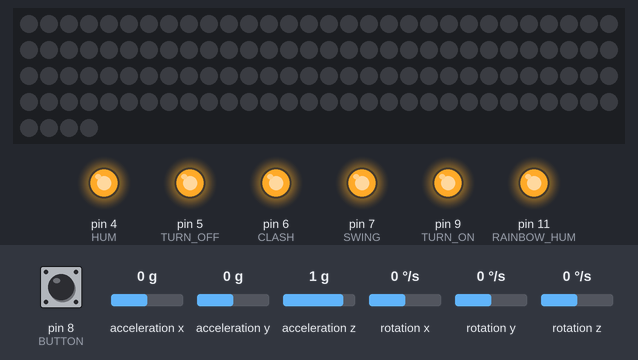
This sketch was run on a simulated Arduino Uno, built with avr-gcc and run on an emulated ATmega328P. Shown: 124 RGB LEDs in strip order, left to right, continuing on the next row, output pins drawn as LEDs (lit = HIGH). The inputs (shaded band) are chosen by the test bench; at power-on: pin 8 (BUTTON) LOW, acceleration x 0 g, acceleration y 0 g, acceleration z 1 g, rotation x 0 °/s, rotation y 0 °/s, rotation z 0 °/s. Dim RGB values are drawn brighter than linear; what the sketch prints to the serial monitor is not drawn.

Above: at 1.2 s.
1.3 s: pin 8 (BUTTON) pulled HIGH for 1 s
At 3.1 s:
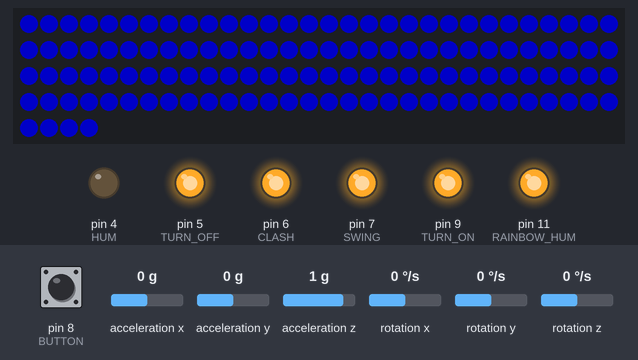
3.8 s: pin 8 (BUTTON) pulled HIGH for 0.15 s
At 5.2 s:
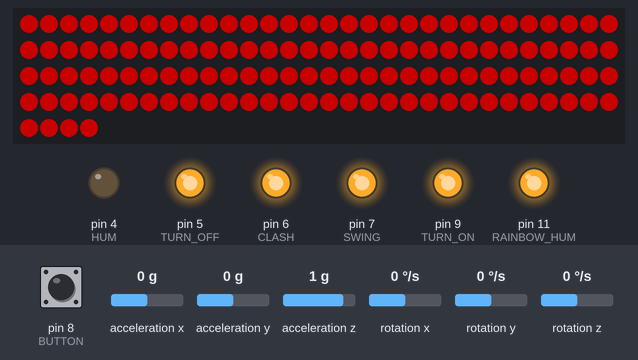
5.7 s: pin 8 (BUTTON) pulled HIGH for 3.2 s
At 6.4 s:
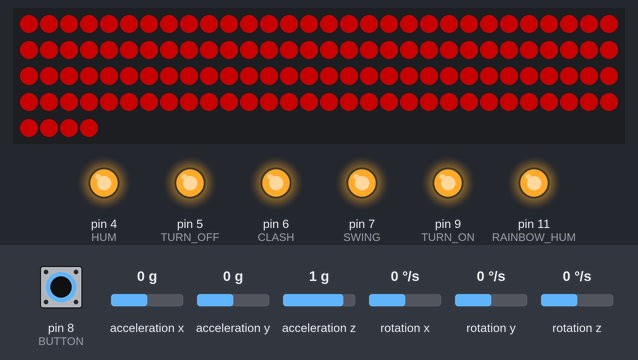
Timing chart, 0 to 8.7 s (numbered marks = the images above; inputs shaded):
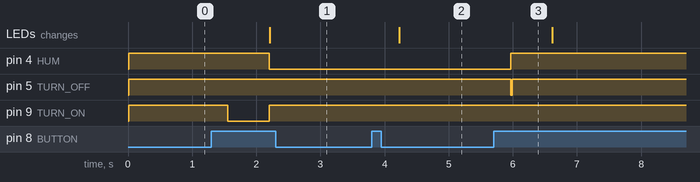

The sketch:

Neopixel_Lightsaber_Final.ino
```cpp
//Ethan Rawlins Custom Neopixel Lightsaber Driver

//sound/accelerometer logic credit goes to Brandon Sidle
//I2C library credit goes to Jeff Rowberg
//@ https://github.com/jrowberg/i2cdevlib

// FastLed is required for use of neopixel led strip.
#include <FastLED.h>
#include <I2Cdev.h>

// Arduino Wire library is required if I2Cdev I2CDEV_ARDUINO_WIRE implementation
// is used in I2Cdev.h
#include "Wire.h"

// I2Cdev and MPU6050 must be installed as libraries, or else the .cpp/.h files
// for both classes must be in the include path of your project
#include "I2Cdev.h"
#include "MPU6050.h"

#define NUM_LEDS 124
#define LED_DATA_PIN 2

CRGB leds[NUM_LEDS];

#define TURN_ON_SPEED 40 // speed (microseconds) for led crawl up the blade when turned on
#define TURN_OFF_SPEED 40 // speed (microseconds) for led crawl down the blade when turned off

// sound triggers
#define TURN_ON 9 // arduino pin wired to turn on sound trigger on sound board
#define HUM 4 // arduino pin wired to hum sound trigger on sound board
#define TURN_OFF 5 // arduino pin wired to turn off sound trigger on sound board
#define CLASH 6 // arduino pin wired to clash sound trigger on sound board
#define SWING 7 // arduino pin wired to swing sound trigger on sound board
#define RAINBOW_HUM 11 // arduino pin wired to rainbow sound trigger on sound board

#define BUTTON  8 // arduino pin wired to push button

int bounceTime = 50; // debounce time for button press
int holdTime = 250; // How long you have to hold button down for long press
int doubleTime = 250; // Time between double presses

MPU6050 accelgyro; // Initializing accelerometer library?
int16_t ax, ay, az; // setting axes for accelerometer
int16_t gx, gy, gz; // setting axes for accelerometer
#define MIN_CLASH 32600 //minimum amount of acceleration to trigger clash
#define MIN_SWING 26000 //minimum amount of acceleration to trigger swing

int lastReading = LOW;
int hold = 0;
int single = 0;

boolean on = false;

long onTime = 0;
long lastSwitchTime = 0;

int bladeFillType = 0;

// Solid colors (bladeFillType = 0)
#define NUM_SOLID_COLORS 8 // Number of solid colors
CRGB blue = CRGB(0, 0, 255); // RGB code for blue
CRGB red = CRGB(255, 0, 0); // RGB code for red
CRGB pink = CRGB(255, 0, 70); // RGB code for pink
CRGB purple = CRGB(200, 0, 200); // RGB code for purple
CRGB green = CRGB(0, 255, 0); // RGB code for green
CRGB cyan = CRGB(0, 255, 255); // RGB code for teal
CRGB orange = CRGB(255, 30, 0); // RGB code for orange
CRGB yellow = CRGB(255, 200, 0); // RGB code for yellow
CRGB solidColors[NUM_SOLID_COLORS] = {blue, red, pink, purple, green, cyan, orange, yellow}; // Array for blade colors
int solidColorIndex = 0; // Index (counter/placeholder) for RGB solid color array

// gradient colors (bladeFillType = 1 or 2)
#define NUM_GRADIENT_PALETTES 2 // Number of gradient palettes
DEFINE_GRADIENT_PALETTE (gradient_1) {
  0, 0, 0, 255, // blue
  255, 200, 0, 200 // purple
};
DEFINE_GRADIENT_PALETTE (gradient_2) {
  0, 0, 0, 0, // black
  128, 255, 0, 0, // red
  200, 255, 255, 0, // yellow
  255, 255, 255, 255 // white
};
DEFINE_GRADIENT_PALETTE (rainbow_gradient) {
  0, 255, 0, 0, // red
  43, 255, 30, 0, // orange
  86, 255, 200, 0, // yellow
  129, 0, 255, 0, // green
  172, 0, 0, 255, // blue
  215, 200, 0, 200, // purple
  255, 255, 0, 0 // red again
};
CRGBPalette16 bluePurplePal = gradient_1;
CRGBPalette16 heatmapPal = gradient_2;
CRGBPalette16 rainbowGradient = rainbow_gradient;
CRGBPalette16 gradientColors[NUM_GRADIENT_PALETTES] = {bluePurplePal, heatmapPal};
int paletteIndex = 0; // Index (counter/placeholder) for RGB palette color
int gradientIndex = 0; // Index for starting gradient color on blade
#define GRADIENT_MOVE_SPEED 10 // speed (milliseconds) for how fast the color gradient moves on the blade when bladeFillType = 2

void setup() {
// join I2C bus (I2Cdev library doesn't do this automatically)
  Wire.begin();

//begin sound driver
  pinMode(TURN_ON, OUTPUT);
  pinMode(HUM, OUTPUT);
  pinMode(TURN_OFF, OUTPUT);
  pinMode(CLASH, OUTPUT);
  pinMode(SWING, OUTPUT);
  pinMode(RAINBOW_HUM, OUTPUT);
  pinMode(BUTTON, INPUT);
// initialize serial communication
  Serial.begin(38400);

// initialize device
  Serial.println("Initializing I2C devices...");
//Begin Accelerometer Code
  accelgyro.initialize();

// verify connection
  Serial.println("Testing device connections...");
  Serial.println(accelgyro.testConnection() ? "MPU6050 connection successful" : "MPU6050 connection failed");

//sound triggers are active LOW, so keep HIGH when not in use
  digitalWrite(TURN_ON, HIGH);
  digitalWrite(HUM, HIGH);
  digitalWrite(TURN_OFF, HIGH);
  digitalWrite(CLASH, HIGH);
  digitalWrite(SWING, HIGH);
  digitalWrite(RAINBOW_HUM, HIGH);

// configure fastLED
  FastLED.addLeds<WS2812B, LED_DATA_PIN, GRB>(leds, NUM_LEDS);
  FastLED.setBrightness(100);
  FastLED.clear();
  FastLED.show();
}

void loop() {
// read raw accel/gyro measurements from device
  accelgyro.getMotion6(&ax, &ay, &az, &gx, &gy, &gz);
// these methods (and a few others) are also available
//accelgyro.getAcceleration(&ax, &ay, &az);
//accelgyro.getRotation(&gx, &gy, &gz);

  int reading = digitalRead(BUTTON);

// Button first pressed
  if (reading == HIGH && lastReading == LOW) {
    onTime = millis();
  }

// Button held
  if (reading == HIGH && lastReading == HIGH) {
    if ((millis() - onTime) > holdTime) { // Button held down
      if(hold != 1) {
        if (on == false) {
          on = true;
          bladeFillType = 0;
          digitalWrite(TURN_ON, LOW); //turn on sound
          delay(25);
          for (int i = 0; i < NUM_LEDS - 1; i++) {
            leds[i] = solidColors[solidColorIndex];
            FastLED.show();
            delayMicroseconds(TURN_ON_SPEED);
          }
          digitalWrite(TURN_ON, HIGH); // turn off turn on sound
          digitalWrite(HUM, LOW); // turn hum sound on
        }
        else {
          on = false;
          digitalWrite(HUM, HIGH); // turn off hum sound
          digitalWrite(RAINBOW_HUM, HIGH);
          digitalWrite(TURN_OFF, LOW); // turn off sound
          delay(25);
          digitalWrite(TURN_OFF, HIGH); // turn off turn off sound
          for (int i = NUM_LEDS - 1; i >= 0; i--) {
            leds[i] = CRGB(0, 0, 0);
            FastLED.show();
            delayMicroseconds(TURN_OFF_SPEED);
          }
        }
      }
      hold = 1;
    }
  }

// Button released
  if (reading == LOW && lastReading == HIGH) {
    if (((millis() - onTime) > bounceTime) && hold != 1) {
      onRelease();
    }
    if (hold == 1) {
      hold = 0;
    }
  }
  lastReading = reading;
// Button single press
  if (single == 1 && (millis() - lastSwitchTime) > doubleTime) {
    if (bladeFillType == 0) {
      if (solidColorIndex < NUM_SOLID_COLORS - 1) {
        solidColorIndex++;
      }
      else {
        solidColorIndex = 0;
      }
    }
    else {
      if (paletteIndex < NUM_GRADIENT_PALETTES - 1) {
        paletteIndex++;
      }
      else {
        paletteIndex = 0;
      }
    }
    single = 0;
  }
  if (on == true) {
    fillBlade(bladeFillType);
    FastLED.show();
    if (bladeFillType == 3) {
      digitalWrite(HUM, HIGH);
      digitalWrite(RAINBOW_HUM, LOW);
    }
    else {
      digitalWrite(RAINBOW_HUM, HIGH);
      digitalWrite(HUM, LOW);
    }
// Drive swing/clash sensor
    if(abs(ax) > MIN_CLASH || abs(ay) > MIN_CLASH ||
    abs(az) > MIN_CLASH){
      digitalWrite(HUM, HIGH);
      digitalWrite(RAINBOW_HUM, HIGH);
      digitalWrite(CLASH, LOW);
      // Add fastLED code here for flash on clash     *******************************************    CLASH LEDS HERE ***********************************
      fill_solid(leds, NUM_LEDS, CRGB(255, 255, 200));
      FastLED.show();

      delay(500);
      digitalWrite(CLASH, HIGH);
      fillBlade(bladeFillType);
      FastLED.show();
    }

    if((abs(ax) > MIN_SWING && abs(ax) < MIN_SWING) ||
    (abs(ay) > MIN_SWING && abs(ay) < MIN_CLASH) ||
    (abs(az) > MIN_SWING && abs(az) < MIN_CLASH)){
      digitalWrite(RAINBOW_HUM, HIGH);
      digitalWrite(HUM, HIGH);
      digitalWrite(SWING, LOW);
      delay(25);
      digitalWrite(SWING, HIGH);
    }
  }
}


void onRelease() {

  if ((millis() - lastSwitchTime) >= doubleTime) {
    single = 1;
    lastSwitchTime = millis();
    return;
  }

// Button double press
  if ((millis() - lastSwitchTime) < doubleTime) {
    if (bladeFillType == 0) {
      bladeFillType = 1;
    }
    else if (bladeFillType == 1) {
      bladeFillType = 2;
    }
    else if (bladeFillType == 2) {
      bladeFillType = 3;
    }
    else {
      bladeFillType = 0;
    }
    single = 0;
    lastSwitchTime = millis();
  }
}

void fillBlade(int fillType) {
  if (fillType == 0) {
// Solid color blade fill
    fill_solid(leds, NUM_LEDS, solidColors[solidColorIndex]);
  }
  else if (fillType == 1) {
// gradient color blade fill
    gradientIndex = 0;
    fill_palette(leds, NUM_LEDS, gradientIndex, 255 / NUM_LEDS, gradientColors[paletteIndex], 255, LINEARBLEND);
  }
  else if (fillType == 2) {
// moving gradient color blade fill
    fill_palette(leds, NUM_LEDS, gradientIndex, 255 / NUM_LEDS, gradientColors[paletteIndex], 255, LINEARBLEND);
    EVERY_N_MILLISECONDS(GRADIENT_MOVE_SPEED) {
      gradientIndex--;
    }
  }
  else if (fillType == 3) {
    fill_palette(leds, NUM_LEDS, gradientIndex, 255 / NUM_LEDS, rainbowGradient, 255, LINEARBLEND);
    EVERY_N_MILLISECONDS(1) {
      gradientIndex = gradientIndex - 10;
    }
  }
  FastLED.show();
}
```

Measured:
- after the input at 1.3 s, pin 4 (HUM): HIGH → LOW after 0.90 s; pin 9 (TURN_ON): HIGH → LOW after 0.26 s, → HIGH 0.64 s later; the LEDs: change after 0.91 s (image 1)
- after the input at 3.8 s, the LEDs: change after 0.43 s (image 2)
- after the input at 5.7 s, pin 4 (HUM): LOW → HIGH after 0.26 s; pin 5 (TURN_OFF): HIGH → LOW after 0.26 s, → HIGH 0.03 s later
